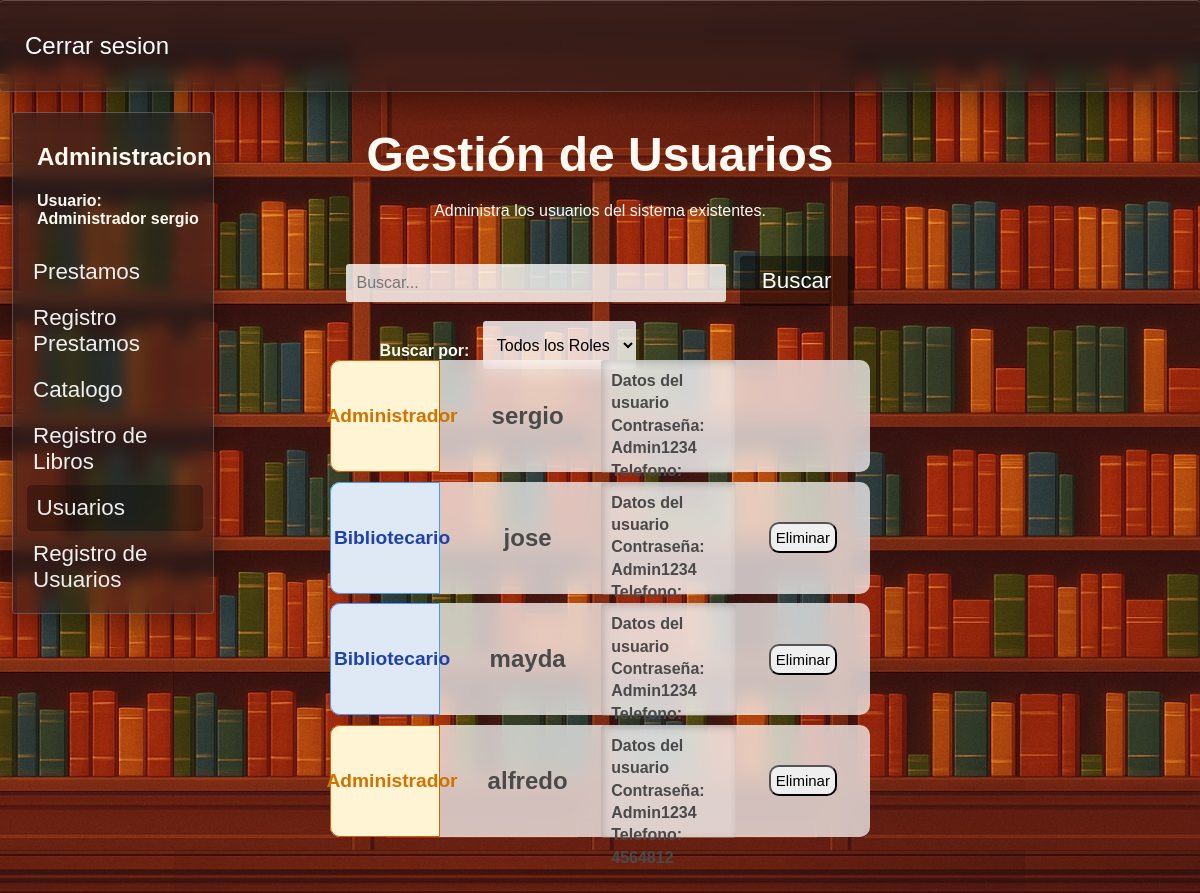
The page /usuarios (signed in) on the database as committed earlier.
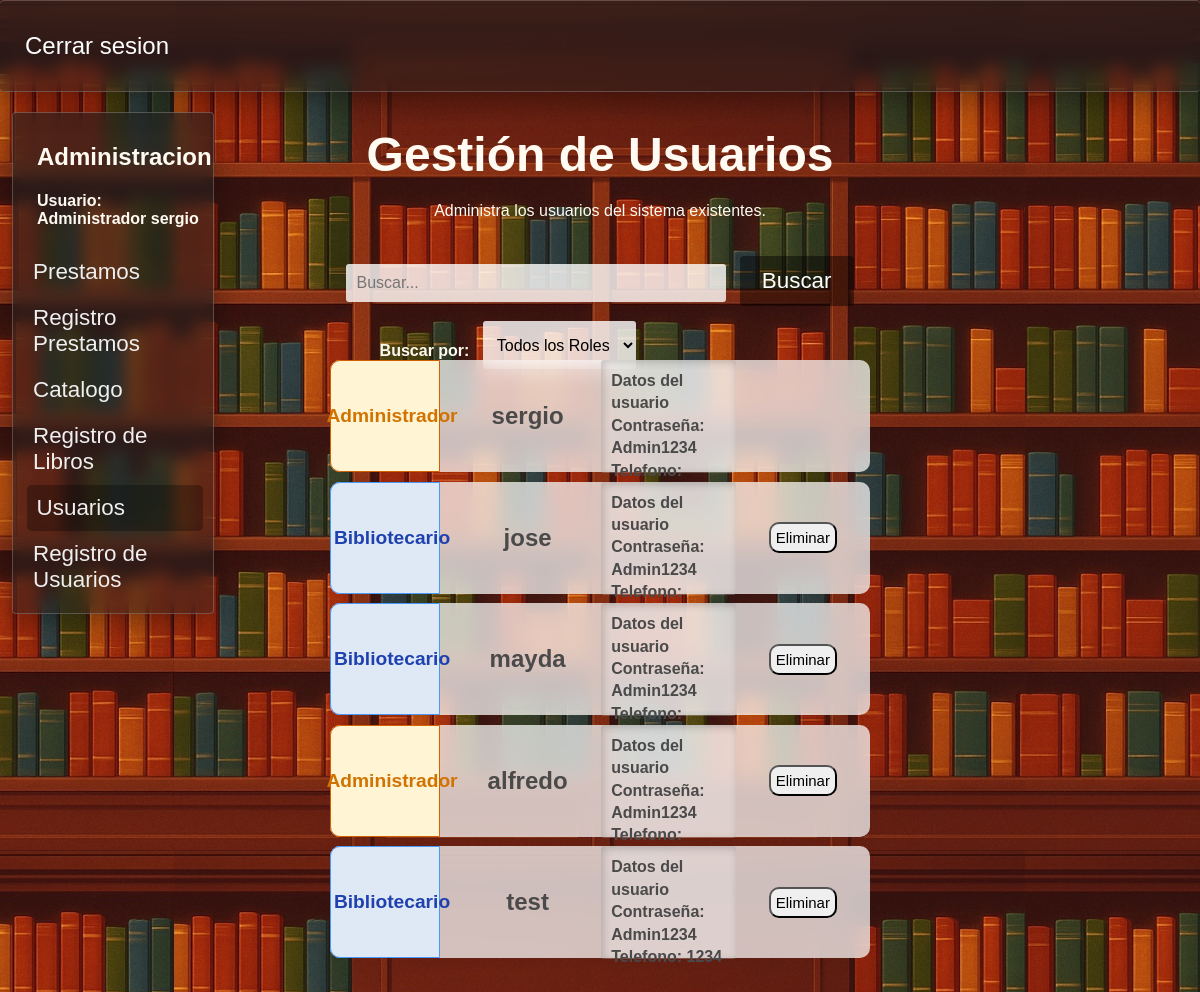
The same page on the database as committed later.
### tables this page shows
CREATE TABLE "Roles" (
	"id_rol"	INTEGER NOT NULL,
	"rol"	TEXT NOT NULL,
	PRIMARY KEY("id_rol" AUTOINCREMENT)
);

CREATE TABLE "Administradores" (
	"id_administrador"	INTEGER NOT NULL,
	"usuario"	TEXT NOT NULL,
	"contrasena"	TEXT NOT NULL,
	"telefono"	TEXT NOT NULL,
	"id_rol"	INTEGER NOT NULL,
	PRIMARY KEY("id_administrador" AUTOINCREMENT),
	FOREIGN KEY("id_rol") REFERENCES "Roles"("id_rol")
);

### app.py (the view)
@app.route("/usuarios",methods = ["POST","GET"])
def usuarios():
    if "usuario" not in session:
        return redirect("/") #Solo se puede acceder con session iniciada
    conexion = conexion_BD()
    query = conexion.cursor()
    query.execute("""Select a.id_rol,r.rol,a.usuario,a.contrasena,a.telefono,a.id_administrador from administradores a
                    join roles r on a.id_rol = r.id_rol""")
    usuarios = query.fetchall()
    query.close()
    conexion.close()
    return render_template("usuarios.html",usuarios = usuarios)

### config.py (called while the page is built)
def conexion_BD():
    return sqlite3.connect(DB_PATH)

### templates/usuarios.html (shortened to what this page needs)
<!DOCTYPE html>
<html lang="es">
<head>
    <link rel="stylesheet" href="{{ url_for('static', filename='barra_lateral.css') }}">
    <link rel="stylesheet" href="{{ url_for('static', filename='general.css') }}">
    <link rel="stylesheet" href="{{ url_for('static', filename='estilo_usuarios.css') }}">
    <link rel="stylesheet" href="{{ url_for('static', filename='filtros.css') }}">
</head>
<body>
    <header>
        <div class="navbar fondo-cristal">
            <a href="{{ url_for('logout') }}">Cerrar sesion</a>
        </div>
    </header>
    <main>
        <div class="div-busqueda">
            <form class="frm-usuarios" action="/buscar_usuario" method="POST">
                <label for="buscar_usuario"><h1>Gestión de Usuarios</h1>Administra los usuarios del sistema existentes.</label><br><br><br>
                <input class="buscar-usuario" id="cuadro-busqueda" type="text" name="buscar_usuario" autocomplete="off" placeholder="Buscar...">&nbsp;&nbsp;
                <button id="btn-buscar" type="submit">Buscar</button>
                <section class="menu-filtros">
                    <nav>
                        <section>
                            <h4> Buscar por: &nbsp;&nbsp;</h4>
                            <select name="filtro-busqueda" id="filtro-busqueda">
                                <option value="Todos">Todos los Roles</option>
                            </select>
                        </section>
                    </nav>
            </form>
        </div>
        <section class="barra-lateral fondo-cristal">
            <h2>Administracion</h2>
            <h4>Usuario: <br>
            {{session["rol"]}}&nbsp;{{session["usuario"]}}</h4>
            <nav>
                <a href="{{ url_for('prestamos') }}">Prestamos </a>
                <a href="{{ url_for('registro_prestamos') }}">Registro Prestamos</a>
                <a href="{{ url_for('libros') }}">Catalogo </a>
                <a href="{{ url_for('insertar_libro') }}">Registro de Libros</a>
                {% if session["rol"] == "Administrador" %}
                <a href="{{ url_for('usuarios') }}" id="pagina-actual">Usuarios</a>
                <a href="{{ url_for('registrar_usuarios') }}">Registro de Usuarios</a>
                {% endif %}
            </nav>
        </section>
        <div class="contendor-usuarios">
            {% for usuario in usuarios %}
            <div class="usuario">
                <span class="span-rol"
                {% if (usuario[0]|int) == 2 %}
                    id="u-administrador"
                {% elif (usuario[0]|int) == 1 %}
                    id="u-bibliotecario"
                {% endif %}
                >
                    <h2>{{usuario[1]}}</h2>
                </span>
                <span id="span-info-usuarios">
                    <h2>{{usuario[2]}}</h2>
                </span>
                <span id="span-informacion-usuario">
                    <h4 class="h4-datos-usuario">
                        <strong>Datos del usuario</strong><br>
                        Contraseña: {{usuario[3]}} <br>
                        Telefono: {{usuario[4]}}<br>
                    </h4>
                </span>
                <span id="span-acciones-usuario">
                    {% if session["rol"] == 'Administrador' and usuario[5]|int != 1%}
                        <form class="frm-eliminar-usuario" action="/eliminar_usuario" method="POST">
                            <button type="submit"> Eliminar </button>
                        </form>
                    {% endif %}
                </span>
            </div>
            {% endfor %}
        </div>
    </main>
</body>
</html>

### static/barra_lateral.css (style rules this page uses)
.barra-lateral { position: absolute; width: 15%; height: auto; left: 1%; top: 10%; padding: 10px; }
.barra-lateral nav { margin-top: 10%; }
.barra-lateral nav a { padding: 10px; color: #efefef; text-decoration: none; display: block; font-size: 1.4rem; transition: 0.2s ease-in-out; border-radius: 5px; }
.barra-lateral h4, .barra-lateral h2 { margin-left: 14px; }
#pagina-actual { background-color: rgba(0, 0, 0, 0.294); margin-left: 2%; }

### static/general.css (style rules this page uses)
body { margin: 0; padding: 0; font-family: Arial, sans-serif; }
h1 { font-size: 3rem; margin-bottom: 20px; }
#btn-registrar, #btn-buscar, #btn-catalogo, #btn-login, #btn-registrar-prestamo { text-decoration: none; color: white; background-color: #00000071; padding: 12px 22px; font-size: 1.4rem; border: none; border-radius: 4px; transition: background-color 0.2s ease-in-out; }
.navbar { background-color: #00000071; width: 100%; height: 8%; position: absolute; top: 0px; display: flex; align-items: center; justify-content: space-between; border-left: none !important; border-right: none !important; }
.navbar a { text-decoration: none; color: white; padding: 25px; font-size: 1.5rem; transition: 0.1s ease-in; border-radius: 4px; }
.fondo-cristal { background: linear-gradient(rgba(31,31,31,0.6),rgba(31,31,31,0.45)); backdrop-filter: blur(8px); box-shadow: 0 8px 32px 0 rgba(0,0,0,0.37); border: solid 1px rgba(255, 255, 255, 0.21); border-radius: 4px; }

### static/estilo_usuarios.css (style rules this page uses)
body { background-image: url('img/libros-loop-v2.jpg'); background-size: cover; background-position: top; }
main { height: 100vh; display: flex; flex-direction: column; justify-content: center; align-items: center; color: #fffbf2; }
.contendor-usuarios { display: block; position: relative; width: 45%; height: 100%; top: 40%; }
.usuario { background-color: rgba(255, 255, 255, 0.721); backdrop-filter: blur(10px); display: flex; position: relative; top: 5%; width: 100%; height: 14%; border-radius: 10px; margin-bottom: .6rem; color: #4a4a4a; transition: 0.3s ease-in-out; }
#span-informacion-usuario { width: 25%; }
.span-rol { position: relative; display: flex; width: 20%; flex-direction: column; justify-content: center; align-items: center; border-top-left-radius: 10px; border-bottom-left-radius: 10px; font-size: 80%; }
#span-info-usuarios { position: relative; width: 30%; display: flex; justify-content: center; align-items: center; }
.h4-datos-usuario { background-color: rgba(255, 255, 255, 0.252); padding: 10px; line-height: 1.4; margin: 0; height: 83%; border-radius: 3px; box-shadow: inset 2px 2px 8px rgba(0, 0, 0, 0.2); }
#span-acciones-usuario { position: relative; width: 25%; border-top-right-radius: 15px; border-bottom-right-radius: 15px; display: flex; flex-direction: column; align-items: center; justify-content:center; }
#span-acciones-usuario button { border-radius: 10px; padding: 5px; font-size: 15px; transition: .3s ease-in-out; }
#u-administrador { background-color: rgb(255, 244, 212); color: rgb(209, 115, 0); border: solid 1px rgb(212, 95, 0); }
#u-bibliotecario { background-color: rgb(223,233,246); color: rgb(31,65,175); border: solid 1px rgb(72, 152, 250); }
form select, form input { padding: 10px; font-size: 1rem; border-radius: 3px; border: none; background-color: rgba(255, 255, 255, 0.8); color: black; }
form select { height: 3rem; }
.div-busqueda { text-align: center; position: absolute; top: 5rem; height: auto; width: 60%; padding: 15px; border-radius: 4px; }
#cuadro-busqueda { width: 50%; }

### static/filtros.css (style rules this page uses)
.menu-filtros { position: absolute; display: flex; width: 100%; }
.menu-filtros nav { margin-top: 2%; display: flex; width: 90%; justify-content: space-evenly; }
h2 { margin-left: 14px; }
.menu-filtros nav section { display: flex; }

Rows that differ between the two databases and show on the page:
added Administradores: rol "Bibliotecario", usuario "test", contrasena "Admin1234", telefono "1234"
